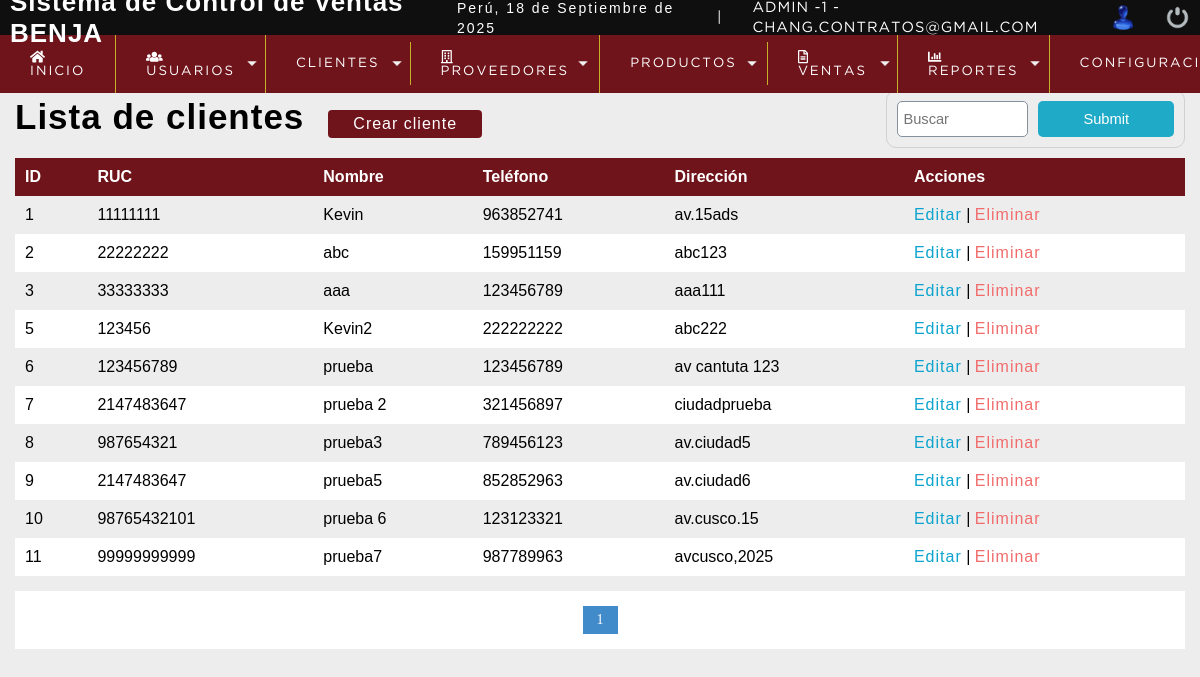
The page /sistema/lista_clientes.php (signed in) on the database its author committed.
### tables this page shows
CREATE TABLE `cliente` (
  `idcliente` int(11) NOT NULL,
  `ruc` varchar(11) DEFAULT NULL,
  `nombre` varchar(80) DEFAULT NULL,
  `telefono` int(11) DEFAULT NULL,
  `direccion` text DEFAULT NULL,
  `dateadd` datetime NOT NULL DEFAULT current_timestamp(),
  `usuario_id` int(11) NOT NULL,
  `estatus` int(11) NOT NULL DEFAULT 1
);

### sistema/lista_clientes.php (the view, shortened to what this page needs)
<?php
include "../conexion.php";
?>
<!DOCTYPE html>
<html lang="en">
<head>
	<?php include "includes/scripts.php";?>
</head>
<body>
	<?php include "includes/header.php";?>
	<section id="container">
		<h1>Lista de clientes</h1>
        <a href="registro_cliente.php" class="btn_new">Crear cliente</a>
<form action="buscar_cliente.php" method="get" class="form_search">
    <input type="text" name="busqueda" id="busqueda" placeholder="Buscar">
    <input type="submit" name="Buscar" class="btn_search">
</form>
        <table>
            <tr>
                <th>ID</th>
                <th>RUC</th>
                <th>Nombre</th>
                <th>Teléfono</th>
                <th>Dirección</th>
                <th>Acciones</th>
            </tr>
            <?php
                $sql_registe = mysqli_query($conection,"SELECT COUNT(*) as total_registro FROM cliente WHERE estatus = 1");
                $result_register = mysqli_fetch_array($sql_registe);
                $total_registro = $result_register['total_registro'];
                $por_pagina =15;
                if(empty($_GET['pagina']))
                {
                    $pagina=1;
                }else{
                    $pagina=$_GET['pagina'];
                }
                $desde = ($pagina-1)* $por_pagina;
                $total_paginas = ceil($total_registro / $por_pagina);
            $query = mysqli_query($conection, "SELECT * FROM cliente  WHERE estatus = 1 ORDER BY idcliente ASC LIMIT $desde,$por_pagina
            ");
            $result = mysqli_num_rows($query);
            if($result > 0){
                while ($data = mysqli_fetch_array($query)){
                    if($data["ruc"] == 0)
                    {
                        $ruc = 'C/F';
                    }else{
                        $ruc = $data["ruc"];
                    }
            ?>
                <tr>
                    <td><?php echo $data["idcliente"]?></td>
                    <td><?php echo $ruc;?></td>
                    <td><?php echo $data["nombre"]?></td>
                    <td><?php echo $data["telefono"]?></td>
                    <td><?php echo $data["direccion"]?></td>
                    <td>
                        <a class="link_edit" href="editar_cliente.php?id=<?php echo $data["idcliente"]?>">Editar</a>
                        <?php  if($_SESSION['rol'] == 1 || $_SESSION['rol'] == 2) { ?>
                        |
                        <a class="link_delete" href="eliminar_confirmar_cliente.php?id=<?php echo $data["idcliente"]?>">Eliminar</a>
                       <?php } ?>
                    </td>
                </tr>
            <?php
                }
            }
            ?>
        </table>
        <div class="paginador">
            <ul>
                <?php
                for($i=1; $i <= $total_paginas; $i++){
                    if($i ==$pagina)
                    {
                        echo '<li class="pageSelected">'.$i.'</li>';
                    }else{
                        echo '<li><a href="?pagina='.$i.'">'.$i.'</a></li>';
                    }
                }
                ?>
            </ul>
        </div>
	</section>
</body>
</html>

### sistema/css/style.css (style rules this page uses)
* { margin: 0; padding: 0; box-sizing: border-box; }
body { background: #ededed; }
h1, h2, h3, h4, h5, h6 { font-family: 'arial'; font-weight: bold; letter-spacing: 1px; }
h1 { font-size: 26px; }
a { text-decoration: none; font-family: arial; letter-spacing: 1px; }
#container { padding: 90px 15px 15px; }
form { background: #FFF; margin: auto; padding: 20px 50px; border: 1px solid #d1d1d1; }
input,select { display: block; width: 100%; font-size:11pt; padding: 5px; border: 1px solid #85929e; border-radius: 5px; }
#container h1 { font-size: 35px; display: inline-block; }
.btn_new { display: inline-block; background: #6f141b; color: #FFF; padding: 5px 25px; border-radius: 4px; margin: 20px; }
table { border-collapse: collapse; font-size: 12pt; font-family: 'arial'; width: 100%; }
table th { text-align: left; padding: 10px; background: #6f141b; color: #fff; }
table tr:nth-child(odd) { background: #fff; }
table td { padding: 10px; }
.link_edit { color: #0ca4ce; }
.link_delete { color: #f26b6b; }
.paginador { padding: 15px; list-style: none; background: #FFF; margin-top: 15px; display: flex; justify-content: center; }
.paginador ul { display: flex; padding: 0; margin: 0; }
.paginador li { list-style: none; }
.paginador a, .pageSelected { color: #428bca; border: 1px solid #ddd; padding: 5px; display: inline-block; font-size: 14px; text-align: center; width: 35px; margin: 0 5px; text-decoration: none; }
.pageSelected { color: #FFF; background: #428bca; border: 1px solid #428bca; }
.form_search { display: flex; float: right; background: initial; padding: 10px; border-radius: 10px; }
.form_search .btn_search { background: #1faac8; color: #FFF; padding: 10px; border: 0; cursor: pointer; margin-left: 10px; display: flex; border-radius: 5px; }

### rows shown on the page
cliente: idcliente "1", ruc "11111111", nombre "Kevin", telefono "963852741", direccion "av.15ads"
cliente: idcliente "2", ruc "22222222", nombre "abc", telefono "159951159", direccion "abc123"
cliente: idcliente "3", ruc "33333333", nombre "aaa", telefono "123456789", direccion "aaa111"
cliente: idcliente "5", ruc "123456", nombre "Kevin2", telefono "222222222", direccion "abc222"
cliente: idcliente "6", ruc "123456789", nombre "prueba", telefono "123456789", direccion "av cantuta 123"
cliente: idcliente "7", ruc "2147483647", nombre "prueba 2", telefono "321456897", direccion "ciudadprueba"
cliente: idcliente "8", ruc "987654321", nombre "prueba3", telefono "789456123", direccion "av.ciudad5"
cliente: idcliente "9", ruc "2147483647", nombre "prueba5", telefono "852852963", direccion "av.ciudad6"
cliente: idcliente "10", ruc "98765432101", nombre "prueba 6", telefono "123123321", direccion "av.cusco.15"
cliente: idcliente "11", ruc "99999999999", nombre "prueba7", telefono "987789963", direccion "avcusco,2025"

### other values the page prints
fechaC() "18 de Septiembre de 2025"
$_SESSION['user'] "ADMIN"
$_SESSION['rol'] "1"
$_SESSION['email'] "CHANG.CONTRATOS@GMAIL.COM"
